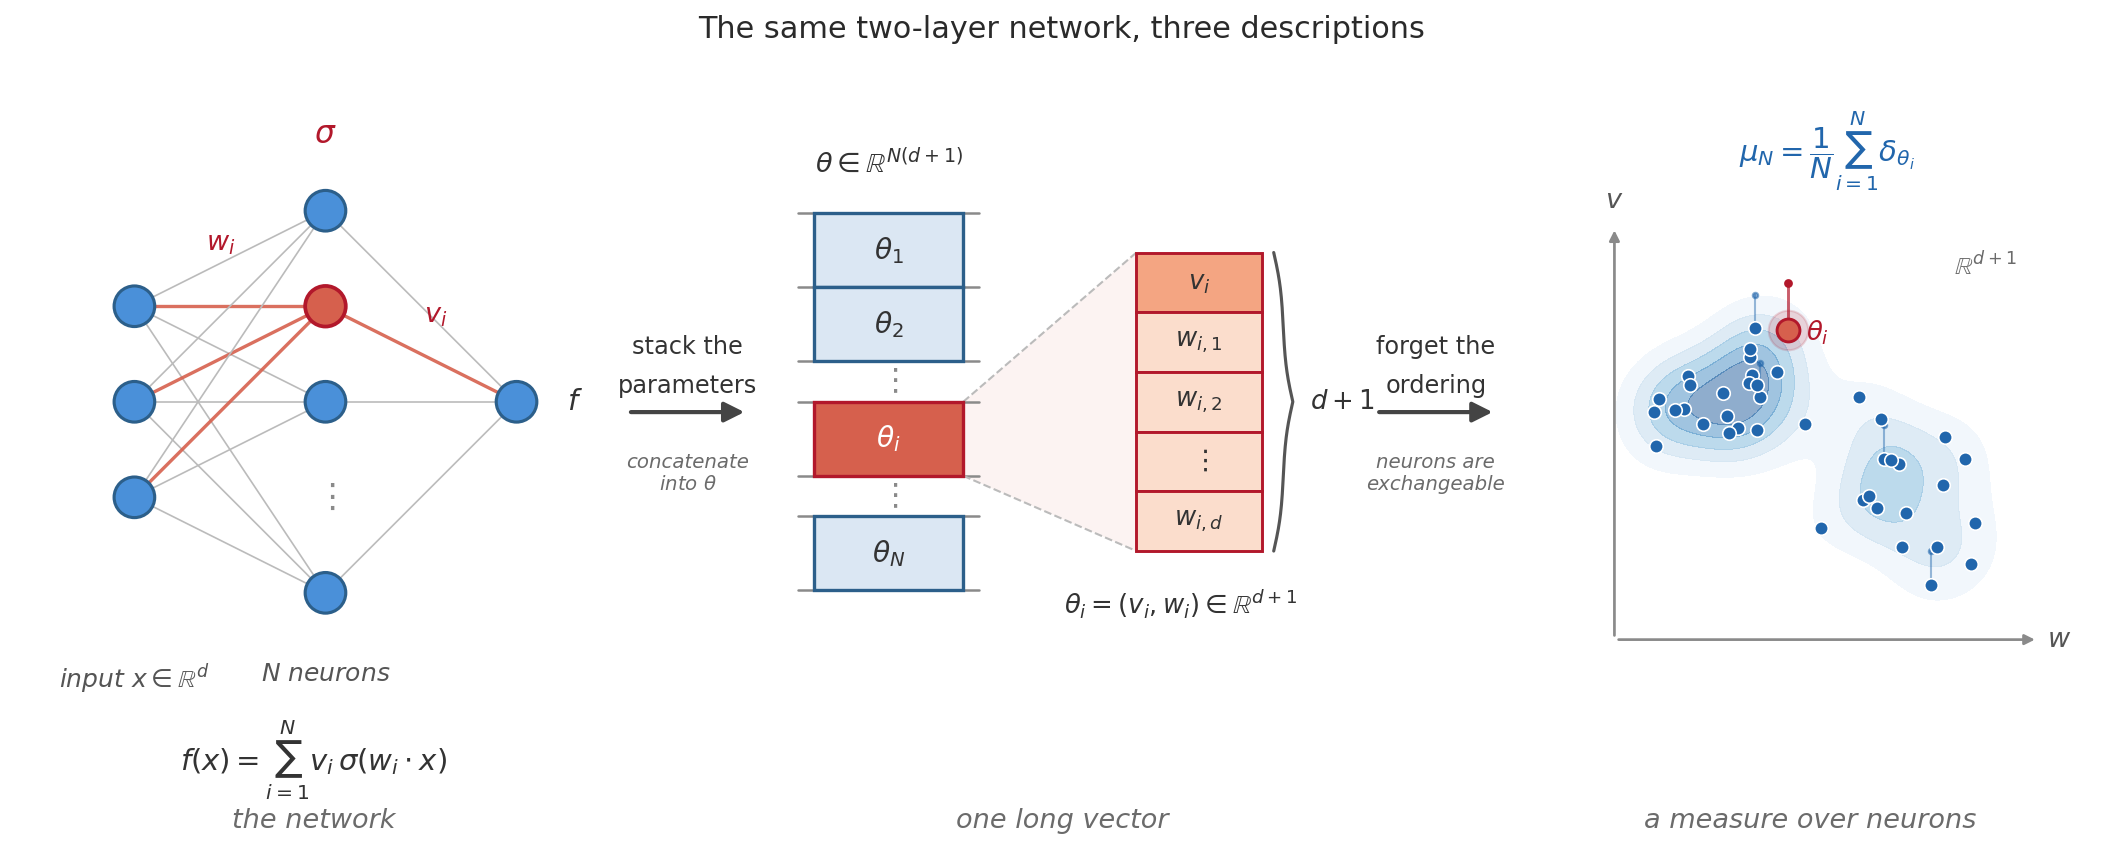

Reproduce this figure in Python.
"""
Three descriptions of the same two-layer network, for the intro of
"Mean-Field Dynamics Explained".

    left   -> the network:            f(x) = sum_i v_i sigma(w_i . x)
    middle -> one long vector:        theta in R^{N(d+1)}, sliced along neurons
    right  -> a measure over neurons: mu_N = (1/N) sum_i delta_{theta_i}

The conceptual pivot of the post is that one stops tracking the long parameter
vector and instead tracks the empirical distribution over neurons. The figure
carries a single representative neuron i in the warm accent (red) across all
three panels -- one hidden node, one vector block, one particle -- so the reader
can trace it; everything else is in the primary blue. The two gutter arrows name
the moves: "stack the parameters" (bookkeeping) and "forget the ordering"
(exchangeability -- the output depends only on how many neurons sit where).

Output: assets/mean-field-dynamics/three-views.png
"""
import numpy as np
import matplotlib.pyplot as plt
from matplotlib.patches import Rectangle, Circle, FancyArrowPatch

# --- palette (shared with timeline.png) ----------------------------------
BLUE      = "#2166ac"   # primary
NODE_FILL = "#4A90D9"   # blue node fill
NODE_EDGE = "#2C5F8A"   # blue node edge
BLOCK_FILL = "#dbe7f3"  # light-blue vector block
RED       = "#b2182b"   # accent: sigma + highlighted-neuron outline
HL_FILL   = "#d6604d"   # highlighted node / block fill
HL_CELL_V = "#f4a582"   # expanded v_i cell
HL_CELL_W = "#fbddcc"   # expanded w_i cells
DIVIDER   = "#BBBBBB"   # edges / dividers
AXISGREY  = "#8a8a8a"
TEXT      = "#333333"
TEXT2     = "#555555"
MUTED     = "#6b6b6b"

# --- panel / gutter centres in figure coords (kept consistent with the
#     subplots_adjust call below so fig.text and the arrows line up) --------
L, Rr, WSP = 0.015, 0.985, 0.22
_w = (Rr - L) / (3 + 2 * WSP)
_gap = WSP * _w
PC1 = L + 0.5 * _w
PC2 = L + 1.5 * _w + _gap
PC3 = L + 2.5 * _w + 2 * _gap
G1 = L + _w + 0.5 * _gap          # gutter 1 centre
G2 = L + 2 * _w + 1.5 * _gap      # gutter 2 centre


def draw_brace_v(ax, x, y0, y1, depth=0.18, color=TEXT2, lw=1.5):
    """A right-facing curly brace: vertical spine at x spanning [y0, y1],
    tip pointing to +x (toward the label)."""
    res = 201
    y = np.linspace(y0, y1, res)
    half = y[:res // 2 + 1]
    beta = 14.0 / (y1 - y0)
    curve = (1.0 / (1.0 + np.exp(-beta * (half - half[0])))
             + 1.0 / (1.0 + np.exp(-beta * (half - half[-1]))))
    curve = np.concatenate([curve, curve[-2::-1]])
    curve = curve - curve.min()
    curve = curve / curve.max()
    ax.plot(x + depth * curve, y, color=color, lw=lw,
            clip_on=False, solid_capstyle="round", zorder=6)


# =========================================================================
fig, axes = plt.subplots(1, 3, figsize=(14.5, 5.8))
fig.subplots_adjust(left=L, right=Rr, top=0.87, bottom=0.17, wspace=WSP)
ax1, ax2, ax3 = axes
for ax in axes:
    ax.set_aspect("equal")
    ax.axis("off")


# =========================================================================
# PANEL 1 -- the network
# =========================================================================
x_in, x_hid, x_out = 0.0, 1.6, 3.2
r = 0.17
in_y = np.array([0.8, 0.0, -0.8])
hid_y = np.array([1.6, 0.8, 0.0, -0.8, -1.6])     # slot 3 (idx 3) is the ellipsis
hid_is_node = np.array([True, True, True, False, True])
HL = 1                                            # highlighted hidden slot -> neuron i

hid_node_y = hid_y[hid_is_node]

# edges input -> hidden (grey; the highlighted neuron's own edges in red)
for yi in in_y:
    for j, yh in enumerate(hid_y):
        if not hid_is_node[j]:
            continue
        if j == HL:
            ax1.plot([x_in, x_hid], [yi, yh], color=HL_FILL, lw=1.6,
                     alpha=0.9, zorder=1)
        else:
            ax1.plot([x_in, x_hid], [yi, yh], color=DIVIDER, lw=0.8, zorder=1)

# edges hidden -> output
for j, yh in enumerate(hid_y):
    if not hid_is_node[j]:
        continue
    if j == HL:
        ax1.plot([x_hid, x_out], [yh, 0.0], color=HL_FILL, lw=1.6,
                 alpha=0.9, zorder=1)
    else:
        ax1.plot([x_hid, x_out], [yh, 0.0], color=DIVIDER, lw=0.8, zorder=1)

# input nodes
for yi in in_y:
    ax1.add_patch(Circle((x_in, yi), r, facecolor=NODE_FILL, edgecolor=NODE_EDGE,
                         linewidth=1.5, zorder=3))
# hidden nodes (+ vertical ellipsis in the empty slot)
for j, yh in enumerate(hid_y):
    if not hid_is_node[j]:
        ax1.text(x_hid, yh, r"$\vdots$", ha="center", va="center",
                 fontsize=16, color=AXISGREY, zorder=3)
        continue
    if j == HL:
        ax1.add_patch(Circle((x_hid, yh), r, facecolor=HL_FILL, edgecolor=RED,
                             linewidth=1.8, zorder=4))
    else:
        ax1.add_patch(Circle((x_hid, yh), r, facecolor=NODE_FILL,
                             edgecolor=NODE_EDGE, linewidth=1.5, zorder=3))
# output node
ax1.add_patch(Circle((x_out, 0.0), r, facecolor=NODE_FILL, edgecolor=NODE_EDGE,
                     linewidth=1.5, zorder=3))

# annotations
ax1.text(x_hid, 2.12, r"$\sigma$", ha="center", va="bottom", fontsize=15,
         color=RED)
ax1.text(0.72, 1.32, r"$w_i$", ha="center", va="center", fontsize=13, color=RED)
ax1.text(2.52, 0.72, r"$v_i$", ha="center", va="center", fontsize=13, color=RED)
ax1.text(x_out + 0.42, 0.0, r"$f$", ha="left", va="center", fontsize=14,
         color=TEXT)
ax1.text(x_in, -2.18, r"input $x\in\mathbb{R}^{d}$", ha="center", va="top",
         fontsize=12, color=TEXT2, style="italic")
ax1.text(x_hid, -2.18, r"$N$ neurons", ha="center", va="top",
         fontsize=12, color=TEXT2, style="italic")

ax1.set_xlim(-1.0, 4.0)
ax1.set_ylim(-2.6, 2.5)


# =========================================================================
# PANEL 2 -- one long vector (sliced along neurons)
# =========================================================================
col_cx, col_w = -1.45, 1.25
xl = col_cx - col_w / 2
xr = col_cx + col_w / 2

# block stack: (label, height, kind)  kind in {"blk","hl","dots"}
rows = [
    (r"$\theta_1$", 0.62, "blk"),
    (r"$\theta_2$", 0.62, "blk"),
    (None,          0.34, "dots"),
    (r"$\theta_i$", 0.62, "hl"),
    (None,          0.34, "dots"),
    (r"$\theta_N$", 0.62, "blk"),
]
total_h = sum(h for _, h, _ in rows)
y_top = total_h / 2.0
y = y_top
hl_top = hl_bot = None
for label, h, kind in rows:
    y0, y1 = y - h, y
    if kind == "dots":
        ax2.text(col_cx, 0.5 * (y0 + y1), r"$\vdots$", ha="center",
                 va="center", fontsize=15, color=AXISGREY)
    else:
        fill = HL_FILL if kind == "hl" else BLOCK_FILL
        edge = RED if kind == "hl" else NODE_EDGE
        ax2.add_patch(Rectangle((xl, y0), col_w, h, facecolor=fill,
                                edgecolor=edge, linewidth=1.6,
                                zorder=3 if kind == "hl" else 2))
        tcol = "white" if kind == "hl" else TEXT
        ax2.text(col_cx, 0.5 * (y0 + y1), label, ha="center", va="center",
                 fontsize=13.5, color=tcol,
                 fontweight="bold" if kind == "hl" else "normal", zorder=4)
        if kind == "hl":
            hl_top, hl_bot = y1, y0
    y = y0

# divider ticks: little stubs on each side to say "cut here, between neurons"
y = y_top
for _, h, _ in rows:
    for xx, dx in ((xl, -0.13), (xr, 0.13)):
        ax2.plot([xx, xx + dx], [y, y], color=AXISGREY, lw=1.2,
                 solid_capstyle="round", zorder=1)
    y -= h
for xx, dx in ((xl, -0.13), (xr, 0.13)):     # bottom edge
    ax2.plot([xx, xx + dx], [y, y], color=AXISGREY, lw=1.2,
             solid_capstyle="round", zorder=1)

ax2.text(col_cx, y_top + 0.30, r"$\theta\in\mathbb{R}^{N(d+1)}$", ha="center",
         va="bottom", fontsize=13, color=TEXT)

# --- expansion of the highlighted block --------------------------------
ex_cx, ex_w = 1.15, 1.05
ex_xl, ex_xr = ex_cx - ex_w / 2, ex_cx + ex_w / 2
cells = [
    (r"$v_i$",       HL_CELL_V),
    (r"$w_{i,1}$",   HL_CELL_W),
    (r"$w_{i,2}$",   HL_CELL_W),
    (r"$\vdots$",    HL_CELL_W),
    (r"$w_{i,d}$",   HL_CELL_W),
]
cell_h = 0.5
ex_top = len(cells) * cell_h / 2.0
# zoom cone from the source block to the expanded stack
ax2.fill([xr, ex_xl, ex_xl, xr], [hl_top, ex_top, -ex_top, hl_bot],
         color=HL_FILL, alpha=0.07, zorder=0, edgecolor="none")
ax2.plot([xr, ex_xl], [hl_top, ex_top], color=DIVIDER, lw=1.0, ls="--", zorder=1)
ax2.plot([xr, ex_xl], [hl_bot, -ex_top], color=DIVIDER, lw=1.0, ls="--", zorder=1)

yy = ex_top
for label, fill in cells:
    y0 = yy - cell_h
    if label == r"$\vdots$":
        ax2.add_patch(Rectangle((ex_xl, y0), ex_w, cell_h, facecolor=fill,
                                edgecolor=RED, linewidth=1.4, zorder=3))
        ax2.text(ex_cx, 0.5 * (y0 + yy), r"$\vdots$", ha="center", va="center",
                 fontsize=13, color=TEXT)
    else:
        ax2.add_patch(Rectangle((ex_xl, y0), ex_w, cell_h, facecolor=fill,
                                edgecolor=RED, linewidth=1.4, zorder=3))
        ax2.text(ex_cx, 0.5 * (y0 + yy), label, ha="center", va="center",
                 fontsize=12.5, color=TEXT, zorder=4)
    yy = y0

# brace spanning the d+1 cells
draw_brace_v(ax2, ex_xr + 0.10, -ex_top, ex_top, depth=0.16, color=TEXT2, lw=1.5)
ax2.text(ex_xr + 0.40, 0.0, r"$d+1$", ha="left", va="center", fontsize=12.5,
         color=TEXT)

ax2.text(ex_cx - 0.15, -ex_top - 0.30,
         r"$\theta_i=(v_i,w_i)\in\mathbb{R}^{d+1}$", ha="center", va="top",
         fontsize=12.5, color=TEXT)

ax2.set_xlim(-2.55, 2.55)
ax2.set_ylim(-2.6, 2.5)


# =========================================================================
# PANEL 3 -- a measure over neurons
# =========================================================================
rng = np.random.default_rng(7)
c1 = rng.normal(0.0, 1.0, (22, 2)) * np.array([0.45, 0.40]) + np.array([-0.62, 0.50])
c2 = rng.normal(0.0, 1.0, (18, 2)) * np.array([0.50, 0.42]) + np.array([0.66, -0.42])
pts = np.vstack([c1, c2])
pts = np.clip(pts, -1.5, 1.5)
hl_pt = np.array([-0.30, 1.02])            # the representative neuron i
pts_all = np.vstack([pts, hl_pt])

# soft density cloud: gaussian KDE, drawn as translucent filled contours
gx = np.linspace(-1.9, 1.9, 220)
gy = np.linspace(-1.9, 1.9, 220)
GX, GY = np.meshgrid(gx, gy)
h = 0.30
Z = np.zeros_like(GX)
for px, py in pts_all:
    Z += np.exp(-((GX - px) ** 2 + (GY - py) ** 2) / (2 * h * h))
levels = np.linspace(0.18 * Z.max(), Z.max(), 6)
ax3.contourf(GX, GY, Z, levels=levels, cmap="Blues", alpha=0.45, zorder=0)

# light parameter-space axes
ax3.annotate("", xy=(1.95, -1.75), xytext=(-1.85, -1.75),
             arrowprops=dict(arrowstyle="-|>", color=AXISGREY, lw=1.3))
ax3.annotate("", xy=(-1.85, 1.95), xytext=(-1.85, -1.75),
             arrowprops=dict(arrowstyle="-|>", color=AXISGREY, lw=1.3))
ax3.text(2.02, -1.75, r"$w$", ha="left", va="center", fontsize=13, color=TEXT2)
ax3.text(-1.85, 2.06, r"$v$", ha="center", va="bottom", fontsize=13, color=TEXT2)
ax3.text(1.75, 1.72, r"$\mathbb{R}^{d+1}$", ha="right", va="top", fontsize=12,
         color=MUTED)

# a few Dirac "spikes" to evoke point masses
spike_idx = [3, 12, 27, 35]
for k in spike_idx:
    p = pts[k]
    ax3.plot([p[0], p[0]], [p[1], p[1] + 0.30], color=BLUE, lw=1.0,
             alpha=0.45, zorder=4)
    ax3.plot(p[0], p[1] + 0.30, marker="o", ms=2.6, color=BLUE, alpha=0.55,
             zorder=4)

# particles
ax3.scatter(pts[:, 0], pts[:, 1], s=42, color=BLUE, edgecolor="white",
            linewidth=0.8, zorder=5)
# highlighted particle i (with a soft halo + its own taller spike)
ax3.scatter([hl_pt[0]], [hl_pt[1]], s=360, color=RED, alpha=0.16, zorder=5)
ax3.plot([hl_pt[0], hl_pt[0]], [hl_pt[1], hl_pt[1] + 0.42], color=RED, lw=1.4,
         alpha=0.7, zorder=6)
ax3.plot(hl_pt[0], hl_pt[1] + 0.42, marker="o", ms=3.2, color=RED, zorder=6)
ax3.scatter([hl_pt[0]], [hl_pt[1]], s=120, color=HL_FILL, edgecolor=RED,
            linewidth=1.4, zorder=7)
ax3.text(hl_pt[0] + 0.16, hl_pt[1] - 0.02, r"$\theta_i$", ha="left",
         va="center", fontsize=12.5, color=RED, zorder=7)

ax3.text(0.05, 2.62, r"$\mu_N=\dfrac{1}{N}\sum_{i=1}^{N}\delta_{\theta_i}$",
         ha="center", va="center", fontsize=14, color=BLUE)

ax3.set_xlim(-2.6, 2.4)
ax3.set_ylim(-2.4, 3.05)


# =========================================================================
# cross-panel connecting arrows + labels (figure coords)
# =========================================================================
arr_y = 0.515
for gx_c, x_pad in ((G1, 0.028), (G2, 0.028)):
    fig.add_artist(FancyArrowPatch((gx_c - x_pad, arr_y), (gx_c + x_pad, arr_y),
                                   transform=fig.transFigure, arrowstyle="-|>",
                                   mutation_scale=20, lw=2.0, color="#444444"))

fig.text(G1, arr_y + 0.075, "stack the", ha="center", va="center",
         fontsize=11.5, color=TEXT)
fig.text(G1, arr_y + 0.030, "parameters", ha="center", va="center",
         fontsize=11.5, color=TEXT)
fig.text(G1, arr_y - 0.070, "concatenate\ninto $\\theta$", ha="center",
         va="center", fontsize=9.5, color=MUTED, style="italic")

fig.text(G2, arr_y + 0.075, "forget the", ha="center", va="center",
         fontsize=11.5, color=TEXT)
fig.text(G2, arr_y + 0.030, "ordering", ha="center", va="center",
         fontsize=11.5, color=TEXT)
fig.text(G2, arr_y - 0.070, "neurons are\nexchangeable", ha="center",
         va="center", fontsize=9.5, color=MUTED, style="italic")

# --- per-panel formula band + italic sub-labels (aligned across panels) ---
fig.text(PC1, 0.115, r"$f(x)=\sum_{i=1}^{N} v_i\,\sigma(w_i\cdot x)$",
         ha="center", va="center", fontsize=14, color=TEXT)
fig.text(PC1, 0.045, "the network", ha="center", va="center", fontsize=13,
         color=MUTED, style="italic")
fig.text(PC2, 0.045, "one long vector", ha="center", va="center", fontsize=13,
         color=MUTED, style="italic")
fig.text(PC3, 0.045, "a measure over neurons", ha="center", va="center",
         fontsize=13, color=MUTED, style="italic")

fig.text(0.5, 0.955, "The same two-layer network, three descriptions",
         ha="center", va="center", fontsize=14.5, color="#2a2a2a")

plt.savefig("assets/mean-field-dynamics/three-views.png", dpi=150,
            bbox_inches="tight", facecolor="white")
plt.close()
print("saved assets/mean-field-dynamics/three-views.png")
